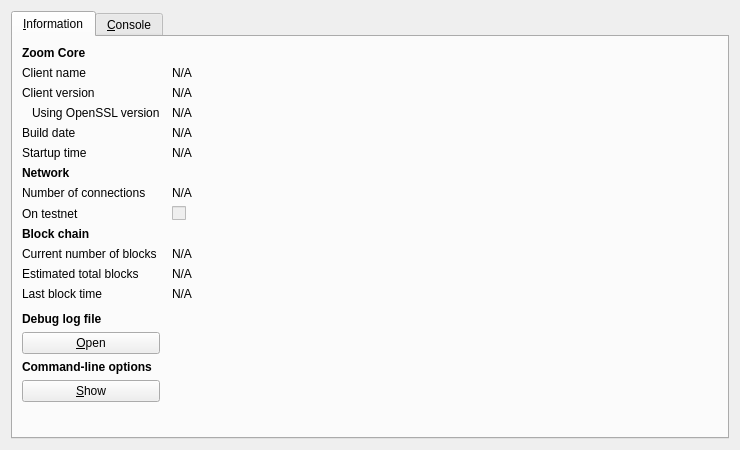
<?xml version="1.0" encoding="UTF-8"?>
<ui version="4.0">
 <class>RPCConsole</class>
 <widget class="QDialog" name="RPCConsole">
  <property name="geometry">
   <rect>
    <x>0</x>
    <y>0</y>
    <width>740</width>
    <height>450</height>
   </rect>
  </property>
  <property name="windowTitle">
   <string>Zoom - Debug window</string>
  </property>
  <layout class="QVBoxLayout" name="verticalLayout_2">
   <item>
    <widget class="QTabWidget" name="tabWidget">
     <property name="currentIndex">
      <number>0</number>
     </property>
     <widget class="QWidget" name="tab_info">
      <attribute name="title">
       <string>&amp;Information</string>
      </attribute>
      <layout class="QGridLayout" name="gridLayout" columnstretch="0,1">
       <property name="horizontalSpacing">
        <number>12</number>
       </property>
       <item row="0" column="0">
        <widget class="QLabel" name="label_9">
         <property name="font">
          <font>
           <weight>75</weight>
           <bold>true</bold>
          </font>
         </property>
         <property name="text">
          <string>Zoom Core</string>
         </property>
        </widget>
       </item>
       <item row="1" column="0">
        <widget class="QLabel" name="label_5">
         <property name="text">
          <string>Client name</string>
         </property>
        </widget>
       </item>
       <item row="1" column="1">
        <widget class="QLabel" name="clientName">
         <property name="cursor">
          <cursorShape>IBeamCursor</cursorShape>
         </property>
         <property name="text">
          <string>N/A</string>
         </property>
         <property name="textFormat">
          <enum>Qt::PlainText</enum>
         </property>
         <property name="textInteractionFlags">
          <set>Qt::LinksAccessibleByMouse|Qt::TextSelectableByKeyboard|Qt::TextSelectableByMouse</set>
         </property>
        </widget>
       </item>
       <item row="2" column="0">
        <widget class="QLabel" name="label_6">
         <property name="text">
          <string>Client version</string>
         </property>
        </widget>
       </item>
       <item row="2" column="1">
        <widget class="QLabel" name="clientVersion">
         <property name="cursor">
          <cursorShape>IBeamCursor</cursorShape>
         </property>
         <property name="text">
          <string>N/A</string>
         </property>
         <property name="textFormat">
          <enum>Qt::PlainText</enum>
         </property>
         <property name="textInteractionFlags">
          <set>Qt::LinksAccessibleByMouse|Qt::TextSelectableByKeyboard|Qt::TextSelectableByMouse</set>
         </property>
        </widget>
       </item>
       <item row="3" column="0">
        <widget class="QLabel" name="label_14">
         <property name="text">
          <string>Using OpenSSL version</string>
         </property>
         <property name="indent">
          <number>10</number>
         </property>
        </widget>
       </item>
       <item row="3" column="1">
        <widget class="QLabel" name="openSSLVersion">
         <property name="cursor">
          <cursorShape>IBeamCursor</cursorShape>
         </property>
         <property name="text">
          <string>N/A</string>
         </property>
         <property name="textFormat">
          <enum>Qt::PlainText</enum>
         </property>
         <property name="textInteractionFlags">
          <set>Qt::LinksAccessibleByMouse|Qt::TextSelectableByKeyboard|Qt::TextSelectableByMouse</set>
         </property>
        </widget>
       </item>
       <item row="4" column="0">
        <widget class="QLabel" name="label_12">
         <property name="text">
          <string>Build date</string>
         </property>
        </widget>
       </item>
       <item row="4" column="1">
        <widget class="QLabel" name="buildDate">
         <property name="cursor">
          <cursorShape>IBeamCursor</cursorShape>
         </property>
         <property name="text">
          <string>N/A</string>
         </property>
         <property name="textFormat">
          <enum>Qt::PlainText</enum>
         </property>
         <property name="textInteractionFlags">
          <set>Qt::LinksAccessibleByMouse|Qt::TextSelectableByKeyboard|Qt::TextSelectableByMouse</set>
         </property>
        </widget>
       </item>
       <item row="5" column="0">
        <widget class="QLabel" name="label_13">
         <property name="text">
          <string>Startup time</string>
         </property>
        </widget>
       </item>
       <item row="5" column="1">
        <widget class="QLabel" name="startupTime">
         <property name="cursor">
          <cursorShape>IBeamCursor</cursorShape>
         </property>
         <property name="text">
          <string>N/A</string>
         </property>
         <property name="textFormat">
          <enum>Qt::PlainText</enum>
         </property>
         <property name="textInteractionFlags">
          <set>Qt::LinksAccessibleByMouse|Qt::TextSelectableByKeyboard|Qt::TextSelectableByMouse</set>
         </property>
        </widget>
       </item>
       <item row="6" column="0">
        <widget class="QLabel" name="label_11">
         <property name="font">
          <font>
           <weight>75</weight>
           <bold>true</bold>
          </font>
         </property>
         <property name="text">
          <string>Network</string>
         </property>
        </widget>
       </item>
       <item row="7" column="0">
        <widget class="QLabel" name="label_7">
         <property name="text">
          <string>Number of connections</string>
         </property>
        </widget>
       </item>
       <item row="7" column="1">
        <widget class="QLabel" name="numberOfConnections">
         <property name="cursor">
          <cursorShape>IBeamCursor</cursorShape>
         </property>
         <property name="text">
          <string>N/A</string>
         </property>
         <property name="textFormat">
          <enum>Qt::PlainText</enum>
         </property>
         <property name="textInteractionFlags">
          <set>Qt::LinksAccessibleByMouse|Qt::TextSelectableByKeyboard|Qt::TextSelectableByMouse</set>
         </property>
        </widget>
       </item>
       <item row="8" column="0">
        <widget class="QLabel" name="label_8">
         <property name="text">
          <string>On testnet</string>
         </property>
        </widget>
       </item>
       <item row="8" column="1">
        <widget class="QCheckBox" name="isTestNet">
         <property name="enabled">
          <bool>false</bool>
         </property>
         <property name="text">
          <string/>
         </property>
        </widget>
       </item>
       <item row="9" column="0">
        <widget class="QLabel" name="label_10">
         <property name="font">
          <font>
           <weight>75</weight>
           <bold>true</bold>
          </font>
         </property>
         <property name="text">
          <string>Block chain</string>
         </property>
        </widget>
       </item>
       <item row="10" column="0">
        <widget class="QLabel" name="label_3">
         <property name="text">
          <string>Current number of blocks</string>
         </property>
        </widget>
       </item>
       <item row="10" column="1">
        <widget class="QLabel" name="numberOfBlocks">
         <property name="cursor">
          <cursorShape>IBeamCursor</cursorShape>
         </property>
         <property name="text">
          <string>N/A</string>
         </property>
         <property name="textFormat">
          <enum>Qt::PlainText</enum>
         </property>
         <property name="textInteractionFlags">
          <set>Qt::LinksAccessibleByMouse|Qt::TextSelectableByKeyboard|Qt::TextSelectableByMouse</set>
         </property>
        </widget>
       </item>
       <item row="11" column="0">
        <widget class="QLabel" name="label_4">
         <property name="text">
          <string>Estimated total blocks</string>
         </property>
        </widget>
       </item>
       <item row="11" column="1">
        <widget class="QLabel" name="totalBlocks">
         <property name="cursor">
          <cursorShape>IBeamCursor</cursorShape>
         </property>
         <property name="text">
          <string>N/A</string>
         </property>
         <property name="textFormat">
          <enum>Qt::PlainText</enum>
         </property>
         <property name="textInteractionFlags">
          <set>Qt::LinksAccessibleByMouse|Qt::TextSelectableByKeyboard|Qt::TextSelectableByMouse</set>
         </property>
        </widget>
       </item>
       <item row="12" column="0">
        <widget class="QLabel" name="label_2">
         <property name="text">
          <string>Last block time</string>
         </property>
        </widget>
       </item>
       <item row="12" column="1">
        <widget class="QLabel" name="lastBlockTime">
         <property name="cursor">
          <cursorShape>IBeamCursor</cursorShape>
         </property>
         <property name="text">
          <string>N/A</string>
         </property>
         <property name="textFormat">
          <enum>Qt::PlainText</enum>
         </property>
         <property name="textInteractionFlags">
          <set>Qt::LinksAccessibleByMouse|Qt::TextSelectableByKeyboard|Qt::TextSelectableByMouse</set>
         </property>
        </widget>
       </item>
       <item row="13" column="0">
        <spacer name="verticalSpacer_2">
         <property name="orientation">
          <enum>Qt::Vertical</enum>
         </property>
         <property name="sizeHint" stdset="0">
          <size>
           <width>20</width>
           <height>20</height>
          </size>
         </property>
        </spacer>
       </item>
       <item row="14" column="0">
        <widget class="QLabel" name="labelDebugLogfile">
         <property name="font">
          <font>
           <weight>75</weight>
           <bold>true</bold>
          </font>
         </property>
         <property name="text">
          <string>Debug log file</string>
         </property>
        </widget>
       </item>
       <item row="15" column="0">
        <widget class="QPushButton" name="openDebugLogfileButton">
         <property name="toolTip">
          <string>Open the Zoom debug log file from the current data directory. This can take a few seconds for large log files.</string>
         </property>
         <property name="text">
          <string>&amp;Open</string>
         </property>
         <property name="autoDefault">
          <bool>false</bool>
         </property>
        </widget>
       </item>
       <item row="16" column="0">
        <widget class="QLabel" name="labelCLOptions">
         <property name="font">
          <font>
           <weight>75</weight>
           <bold>true</bold>
          </font>
         </property>
         <property name="text">
          <string>Command-line options</string>
         </property>
        </widget>
       </item>
       <item row="17" column="0">
        <widget class="QPushButton" name="showCLOptionsButton">
         <property name="toolTip">
          <string>Show the Zoom-Qt help message to get a list with possible Zoom command-line options.</string>
         </property>
         <property name="text">
          <string>&amp;Show</string>
         </property>
         <property name="autoDefault">
          <bool>false</bool>
         </property>
        </widget>
       </item>
       <item row="18" column="0">
        <spacer name="verticalSpacer">
         <property name="orientation">
          <enum>Qt::Vertical</enum>
         </property>
         <property name="sizeHint" stdset="0">
          <size>
           <width>20</width>
           <height>40</height>
          </size>
         </property>
        </spacer>
       </item>
      </layout>
     </widget>
     <widget class="QWidget" name="tab_console">
      <attribute name="title">
       <string>&amp;Console</string>
      </attribute>
      <layout class="QVBoxLayout" name="verticalLayout_3">
       <property name="spacing">
        <number>3</number>
       </property>
       <item>
        <widget class="QTextEdit" name="messagesWidget">
         <property name="minimumSize">
          <size>
           <width>0</width>
           <height>100</height>
          </size>
         </property>
         <property name="readOnly">
          <bool>true</bool>
         </property>
         <property name="tabKeyNavigation" stdset="0">
          <bool>false</bool>
         </property>
         <property name="columnCount" stdset="0">
          <number>2</number>
         </property>
        </widget>
       </item>
       <item>
        <layout class="QHBoxLayout" name="horizontalLayout">
         <property name="spacing">
          <number>3</number>
         </property>
         <item>
          <widget class="QLabel" name="label">
           <property name="text">
            <string notr="true">&gt;</string>
           </property>
          </widget>
         </item>
         <item>
          <widget class="QLineEdit" name="lineEdit"/>
         </item>
         <item>
          <widget class="QPushButton" name="clearButton">
           <property name="maximumSize">
            <size>
             <width>24</width>
             <height>24</height>
            </size>
           </property>
           <property name="toolTip">
            <string>Clear console</string>
           </property>
           <property name="text">
            <string/>
           </property>
           <property name="icon">
            <iconset resource="../bitcoin.qrc">
             <normaloff>:/icons/remove</normaloff>:/icons/remove</iconset>
           </property>
           <property name="shortcut">
            <string notr="true">Ctrl+L</string>
           </property>
           <property name="autoDefault">
            <bool>false</bool>
           </property>
          </widget>
         </item>
        </layout>
       </item>
      </layout>
     </widget>
    </widget>
   </item>
  </layout>
 </widget>
 <resources>
  <include location="../bitcoin.qrc"/>
 </resources>
 <connections/>
</ui>
